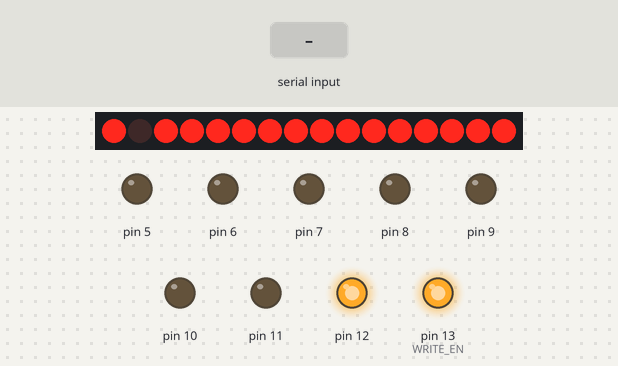
Recording of a sketch running on a simulated Arduino Uno, built with avr-gcc and run on an emulated ATmega328P. On the bench: 16 shift-register outputs drawn as a row of LEDs (first output left, lit = HIGH), output pins drawn as LEDs (lit = HIGH). Wiring (inferred from the names in the program): 2 × shift register (74HC595): data pin 2; shift clock pin 3; latch pin 4. Wiring (inferred from the signals the program sends): row of LEDs: on Q0, Q1, Q2, Q3, Q4, Q5, Q6, Q7, Q8, Q9, Q10, Q11, Q12, Q13, Q14, Q15. The test bench sets the inputs (shaded band). Pins used as bus, display or sensor lines are not drawn.

Above: at 1.2 s.
1.3 s: byte 30 received over Serial
At 2.2 s:
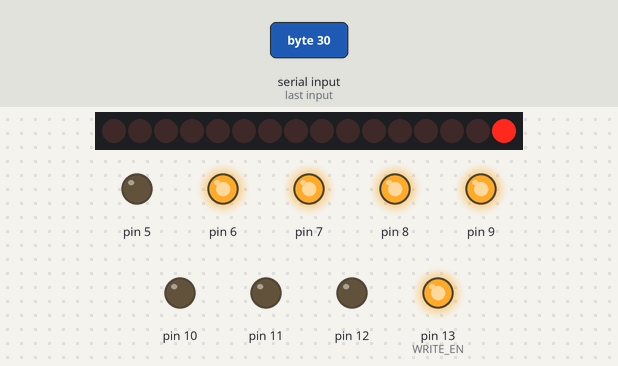
2.8 s: byte 90 received over Serial
At 3.3 s:
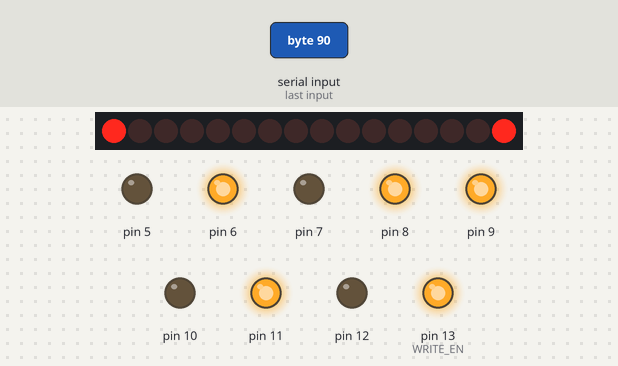
4.3 s: byte 120 received over Serial
At 5.5 s:
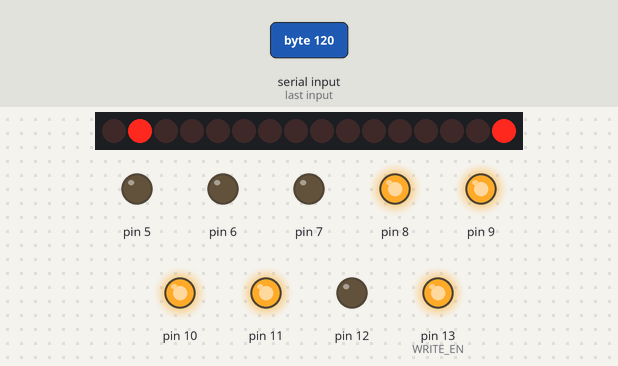
5.8 s: byte 30 received over Serial
At 6.8 s:
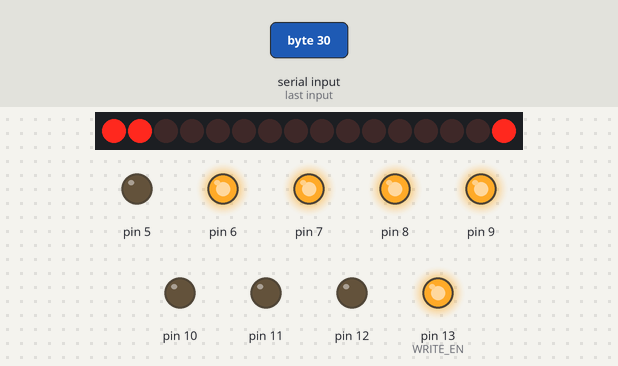
7.3 s: byte 90 received over Serial
At 8.0 s:
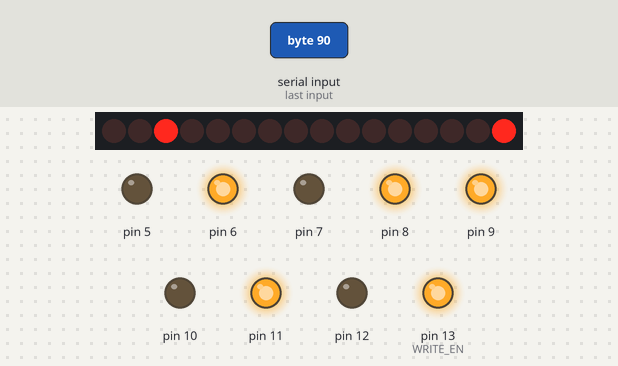
8.8 s: byte 120 received over Serial
At 9.1 s:
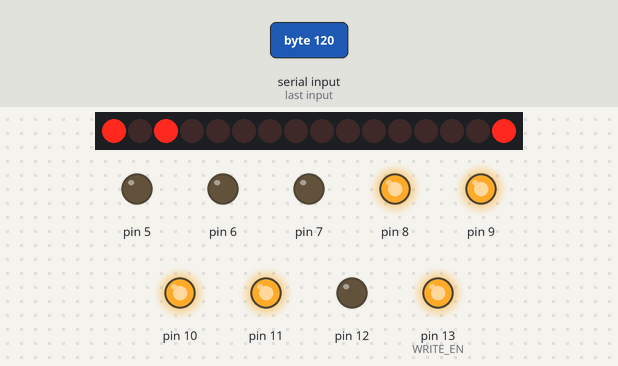
Timing chart, 0 to 11.3 s (numbered marks = the images above; inputs shaded):
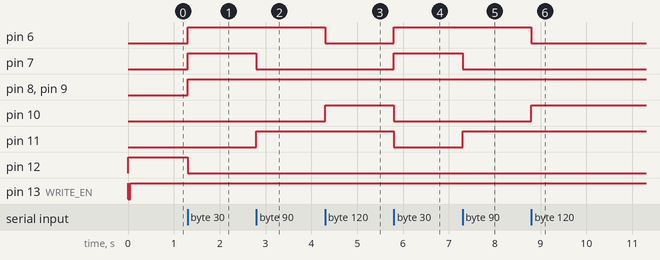

Measured:
- after the input at 1.3 s, pin 6–9: LOW → HIGH at once; pin 12: HIGH → LOW at once
- after the input at 2.8 s, pin 7: HIGH → LOW at once; pin 11: LOW → HIGH at once
- after the input at 4.3 s, pin 6: HIGH → LOW at once; pin 10: LOW → HIGH at once
- after the input at 5.8 s, pin 6, pin 7: LOW → HIGH at once; pin 10, pin 11: HIGH → LOW at once
- after the input at 7.3 s, pin 7: HIGH → LOW at once; pin 11: LOW → HIGH at once
- after the input at 8.8 s, pin 6: HIGH → LOW at once; pin 10: LOW → HIGH at once

The sketch:

eeprom_programmer.ino
```cpp
/* Adapted from Ben Eater's EEPROM programmer that can be found at the following URL:
 *     https://github.com/beneater/eeprom-programmer
 * The schematic and any other details about the original code are also in the same
 * repository.
 *
 * This version is adapted so that the byte data array is written to by a python script
 * passing the data via the serial interface.
 */

#define SHIFT_DATA 2
#define SHIFT_CLK 3
#define SHIFT_LATCH 4
#define EEPROM_D0 5
#define EEPROM_D7 12
#define WRITE_EN 13

int address = 0;

/*
 * Output the address bits and outputEnable signal using shift registers.
 */
void setAddress(int address, bool outputEnable) {
  shiftOut(SHIFT_DATA, SHIFT_CLK, MSBFIRST, (address >> 8) | (outputEnable ? 0x00 : 0x80));
  shiftOut(SHIFT_DATA, SHIFT_CLK, MSBFIRST, address);

  digitalWrite(SHIFT_LATCH, LOW);
  digitalWrite(SHIFT_LATCH, HIGH);
  digitalWrite(SHIFT_LATCH, LOW);
}


/*
 * Read a byte from the EEPROM at the specified address.
 */
byte readEEPROM(int address) {
  for (int pin = EEPROM_D0; pin <= EEPROM_D7; pin += 1) {
    pinMode(pin, INPUT);
  }
  setAddress(address, /*outputEnable*/ true);

  byte data = 0;
  for (int pin = EEPROM_D7; pin >= EEPROM_D0; pin -= 1) {
    data = (data << 1) + digitalRead(pin);
  }
  return data;
}


/*
 * Write a byte to the EEPROM at the specified address.
 */
void writeEEPROM(int address, byte data) {
  setAddress(address, /*outputEnable*/ false);
  for (int pin = EEPROM_D0; pin <= EEPROM_D7; pin += 1) {
    pinMode(pin, OUTPUT);
  }

  for (int pin = EEPROM_D0; pin <= EEPROM_D7; pin += 1) {
    digitalWrite(pin, data & 1);
    data = data >> 1;
  }
  digitalWrite(WRITE_EN, LOW);
  delayMicroseconds(1);
  digitalWrite(WRITE_EN, HIGH);
  delay(10);
}

void setup() {
  // put your setup code here, to run once:
  pinMode(SHIFT_DATA, OUTPUT);
  pinMode(SHIFT_CLK, OUTPUT);
  pinMode(SHIFT_LATCH, OUTPUT);
  digitalWrite(WRITE_EN, HIGH);
  pinMode(WRITE_EN, OUTPUT);
  Serial.begin(57600);

  writeEEPROM(0x7FFC, 0x00);
  writeEEPROM(0x7FFD, 0x80);
}


void loop() {
  // put your main code here, to run repeatedly:

}

void serialEvent(){
  while (Serial.available()) {
      byte data = Serial.read();
      writeEEPROM(address++, data);
  }
}
```
